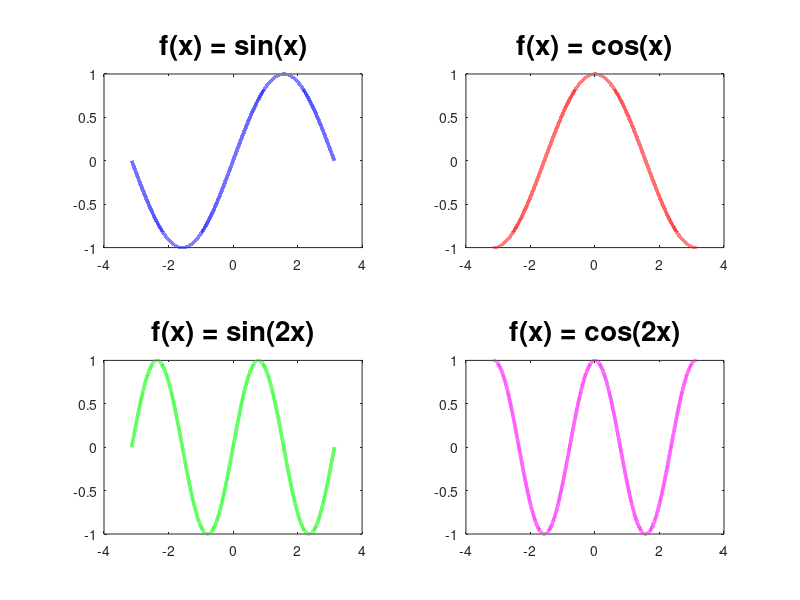

Recreate this plot in MATLAB.
interval = -pi: 0.0001: pi;

hmit = sin(interval);
syn = cos(interval);
hmit_x2 = sin(2 * interval);
syn_x2 = cos(2 * interval);

subplot(2, 2, 1);
plot(interval, hmit, "linewidth", 2.5, "b");
title("f(x) = sin(x)", "fontsize", 20);

subplot(2, 2, 2);
plot(interval, syn, "linewidth", 2.5, "r");
title("f(x) = cos(x)", "fontsize", 20);

subplot(2, 2, 3);
plot(interval, hmit_x2, "linewidth", 2.5, "g");
title("f(x) = sin(2x)", "fontsize", 20);

subplot(2, 2, 4);
plot(interval, syn_x2, "linewidth", 2.5, "m");
title("f(x) = cos(2x)", "fontsize", 20);
